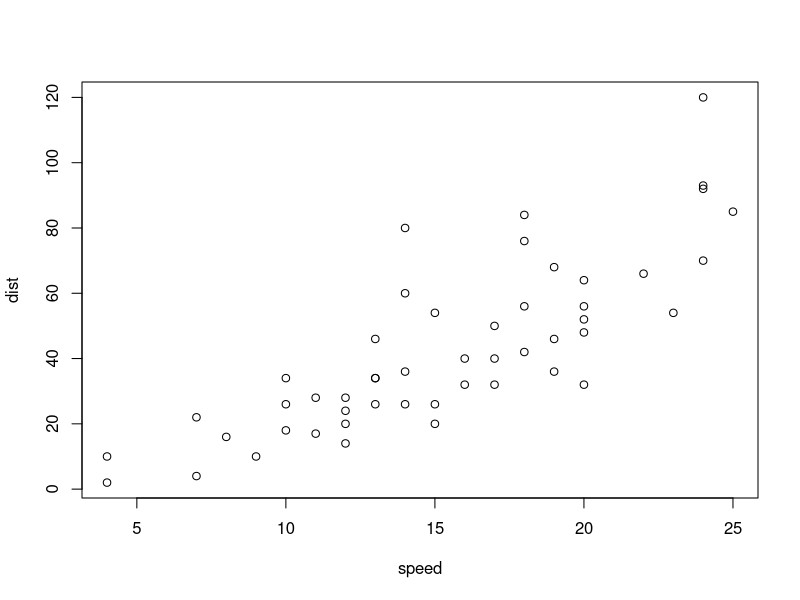
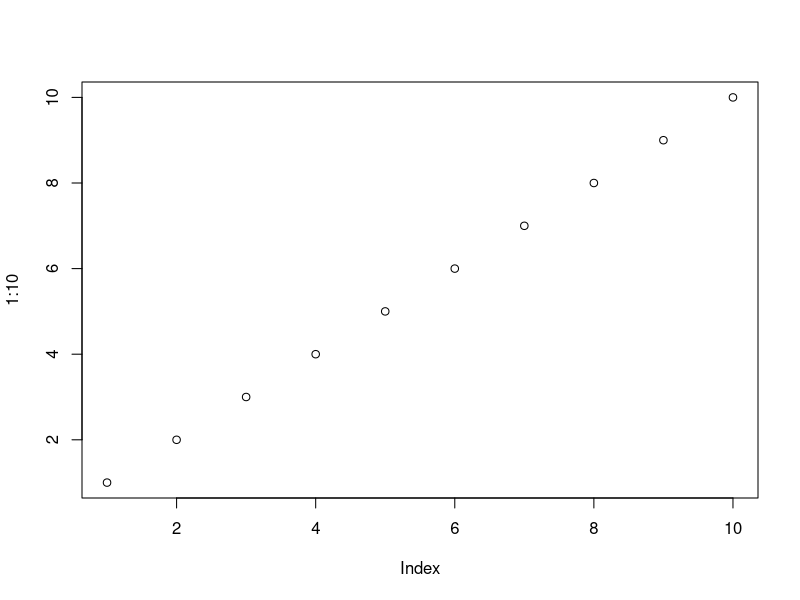
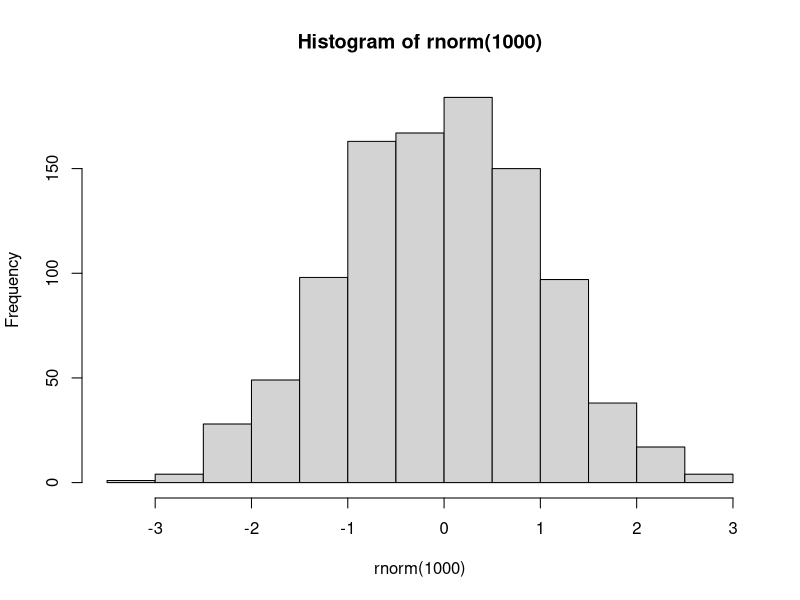

Source code (R) for these figures, in order:
## ---- chunk 1
plot(cars)
## ---- chunk 2
plot(1:10)
cat('\n\n')
hist(rnorm(1000))
